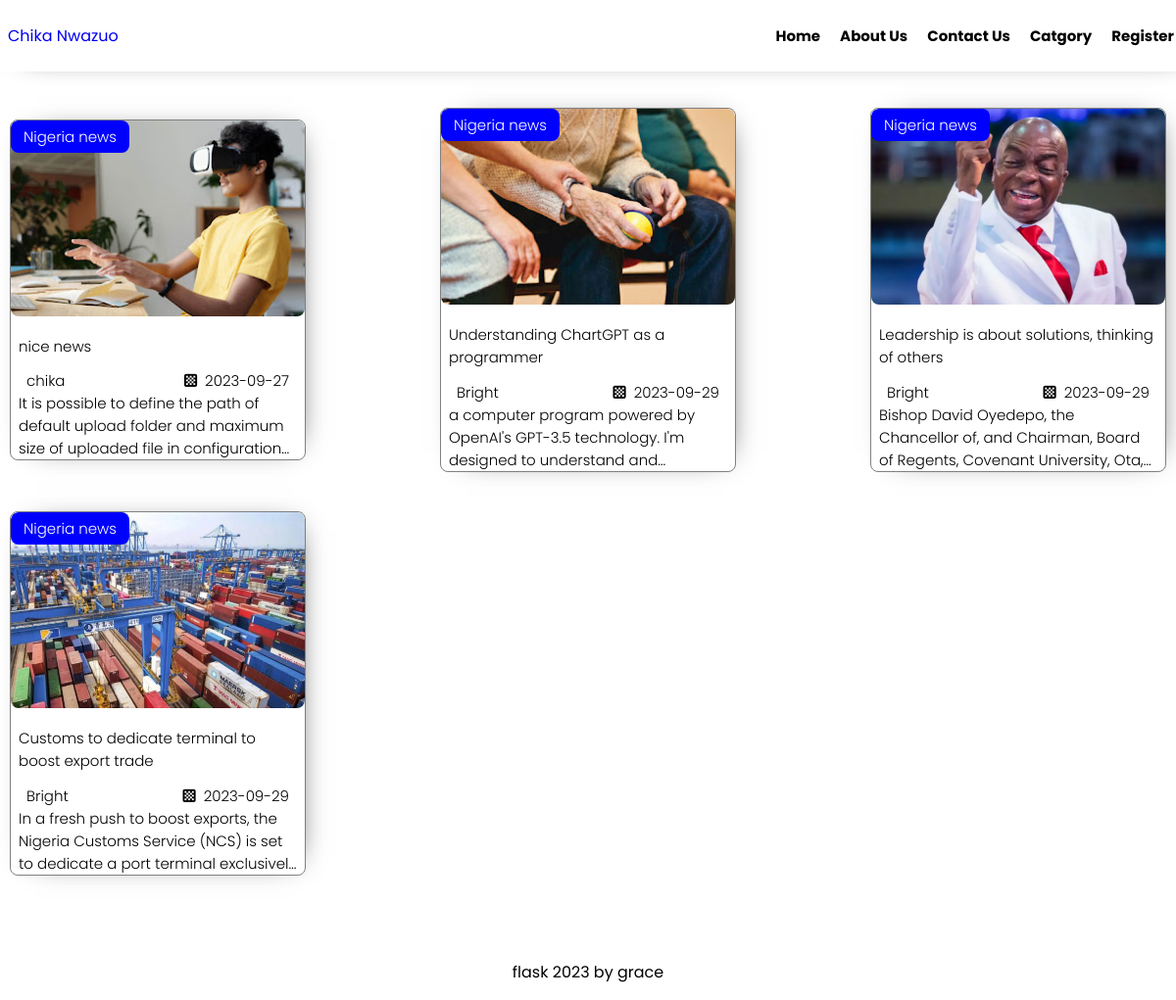
The app's page /blogcategory2 with its own data.
### models.py (models this page shows, shortened)
class Post(db.Model):
    __tablename__ = "post"
    id = db.Column(db.Integer, primary_key=True)
    title = db.Column(db.String(100), nullable=False)
    date_posted = db.Column(db.DateTime, nullable=False, default=datetime.utcnow)
    content = db.Column(db.Text, nullable=False)
    image = db.Column(db.String(200), nullable=True)
    user_id = db.Column(db.Integer, db.ForeignKey('user.id'), nullable=False)
    category_id = db.Column(db.Integer, db.ForeignKey('category.id'), nullable=False)
    slug=db.Column(db.String(100),nullable=False)
    comment=db.relationship("Comment",backref="post",lazy=True)

class User(db.Model):
    id=db.Column(db.Integer, primary_key=True)
    username=db.Column(db.String(255),unique=True,nullable=False)
    password=db.Column(db.String(30),nullable=False)
    image=db.Column(db.String(50),nullable=False,default='pic.jpg')
    email=db.Column(db.String(200),unique=True,nullable=False)
    post=db.relationship('Post',backref='user',lazy=True)
    comment=db.relationship('Comment',backref='user',lazy=True)
    reply=db.relationship('Reply',backref='user',lazy=True)

class Category(db.Model):
    id = db.Column(db.Integer, primary_key=True)
    name = db.Column(db.String(100), unique=True)
    posts = db.relationship('Post', backref='category',lazy=True)

### blueprint/blogcategory.py (the view)
@categories_blog.route('/blogcategory<int:id>')
def blogcategory(id):
    post=Post.query.filter_by(category_id=id)
    return render_template("pages/blogcategory.html",post=post)

### app.py (called while the page is built)
@app.context_processor
def inject_global_data():
    categorydata=Category.query.all()
    categorycount=Category.query.count()
    users=User.query.count()
    blog=Post.query.count()
    return {'categorydata': categorydata,'categorycount':categorycount,"users":users,'blog':blog}

### templates/pages/blogcategory.html (shortened to what this page needs)
{% extends 'layouts/based.html' %}
{% block content %}
<section class="block-container">
   <div class="blogs-holder">
    <div class="block-content">
        {% for p in post %}
        <div class="bloc-items">
            <a href="{{ url_for('blogdetails_page.blogdetails',slug=p.slug) }}">
                <img src="{{ url_for('static', filename='blogsimg/' + p.image) }}" alt="Blog image">
             <div class="block-info">
                 <h1>{{p.title}}</h1>
                 <div class="content-name">
                     <h1>{{p.user.username}}</h1>
                     <p class="date"><i class="fa-solid fa-chess-board"></i>{{ p.date_posted.strftime('%Y-%m-%d') }}</p>
                 </div>
                 <p class="text-description">{{p.content}}</p>
            </a>
            <div class="category-blog">
                <p>{{p.category.name}}</p>
            </div>
             </div>
         </div>
        {% endfor %}
</section>
{% endblock  %}

### static/css/style.css (style rules this page uses)
.blogs-holder { margin: 30px 10px; }
.block-content { display: flex; align-items: center; justify-content: space-between; flex-wrap: wrap; }
.bloc-items { display: flex; flex-direction: column; width: 300px; box-shadow: 7px 0px 30px -20px; border-radius: 8px; margin-bottom: 40px; overflow: hidden; border: 0.8px solid gray; position: relative; }
.bloc-items a { color: black; }
.bloc-items img { width: 300px; transition: width 2.5s ease-in-out; height: 200px; object-fit: cover; border-radius: 8px; }
.block-info h1 { padding: 0px 8px; font-size: 15px; font-weight: 300; }
.content-name { display: flex; align-items: center; justify-content: space-between; padding: 0px 8px; }
.content-name h1 { margin: 0; }
.block-info p { font-size: 15px; font-weight: 300; margin: 0; padding: 0px 8px; }
.date { display: flex; align-items: center; gap: 8px; }
.text-description { display: -webkit-box; -webkit-line-clamp: 3; -webkit-box-orient: vertical; overflow: hidden; }
.category-blog { position: absolute; top: 0; background-color: blue; padding: 5px; border-radius: 8px; }
.category-blog p { color: white; }

### static/css/nav.css (style rules this page uses)
body { box-sizing: border-box; padding: 0; margin: 0; font-family: 'Poppins', sans-serif; }
li,a { list-style: none !important; text-decoration: none !important; }

### records on screen
Post: image (picture), title "nice news", user.username "chika", date_posted "2023-09-27", content "It is possible to define the path of default upload folder and maximum size of uploaded file in…", category.name "Nigeria news"
Post: image (picture), title "Understanding ChartGPT as a programmer", user.username "Bright", date_posted "2023-09-29", content "a computer program powered by OpenAI's GPT-3.5 technology. I'm designed to understand…", category.name "Nigeria news"
Post: image (picture), title "Leadership is about solutions, thinking of others", user.username "Bright", date_posted "2023-09-29", content "Bishop David Oyedepo, the Chancellor of, and Chairman, Board of Regents, Covenant University,…", category.name "Nigeria news"
Post: image (picture), title "Customs to dedicate terminal to boost export trade", user.username "Bright", date_posted "2023-09-29", content "In a fresh push to boost exports, the Nigeria Customs Service (NCS) is set to dedicate a port terminal…", category.name "Nigeria news"
